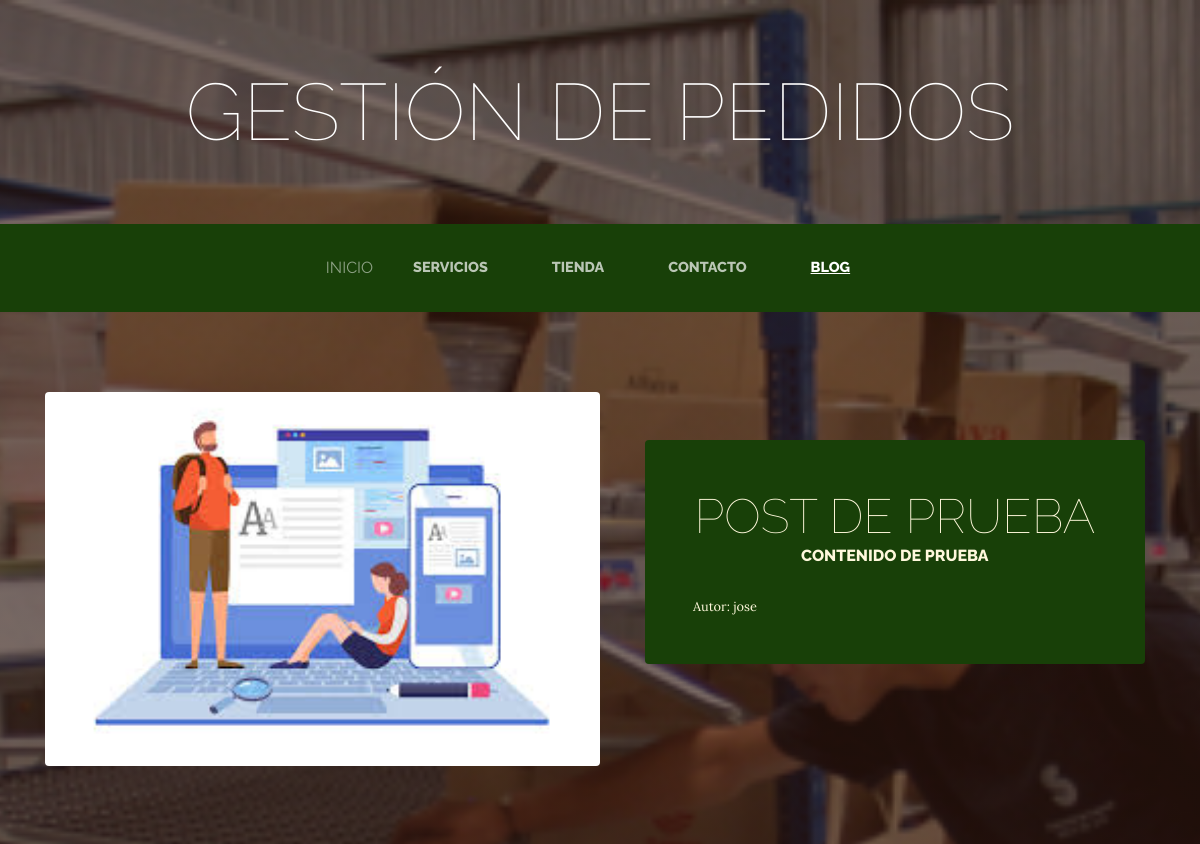
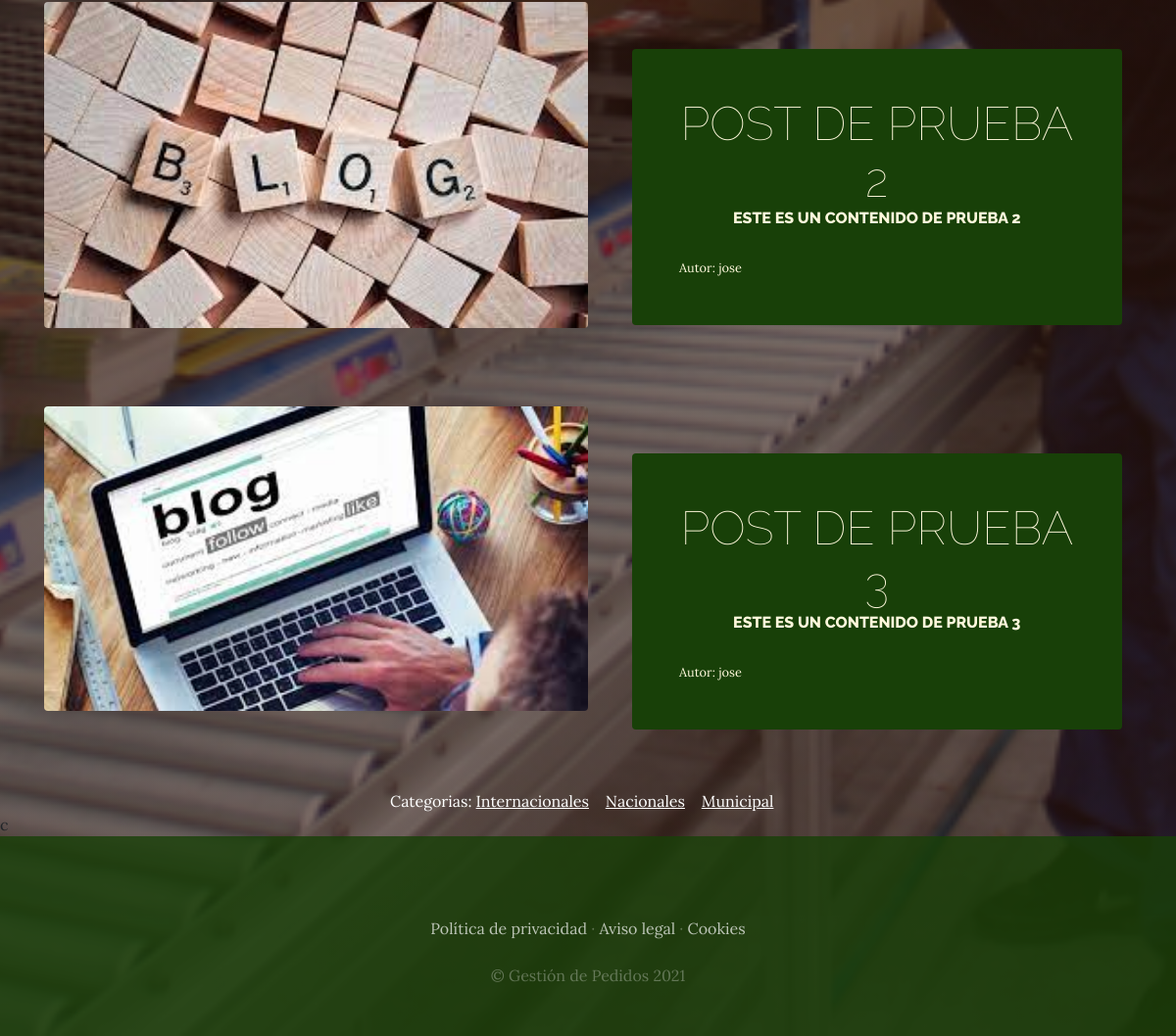
Screenshot of /blog/ with the database file from the repository (2 pictures, top to bottom).
### blog/models.py (models this page shows, shortened)
class Post(models.Model):
    titulo = models.CharField(max_length=50)
    contenido = models.CharField(max_length=50)
    imagen = models.ImageField(upload_to='blog', null = True, blank = True)
    autor = models.ForeignKey(User, on_delete=models.CASCADE)
    categorias = models.ManyToManyField(Categoria)
    created = models.DateTimeField(auto_now=True)
    updated = models.DateTimeField(auto_now=True)
    class Meta:
        verbose_name = 'post'
        verbose_name_plural = 'posts'

class Categoria(models.Model):
    nombre = models.CharField(max_length=50)
    created = models.DateTimeField(auto_now=True)
    updated = models.DateTimeField(auto_now=True)
    class Meta:
        verbose_name = 'categoria'
        verbose_name_plural = 'categorias'

### blog/views.py (the view)
# urls.py: 2. Add a URL to urlpatterns:  path('blog/', include('blog.urls'))
def blog(request):
    posts = Post.objects.all()
    return render(request, "blog/blog.html", {"posts": posts})

### blog/templates/blog/blog.html
{% extends "Proyectowebapp/base.html" %}
  {% load static %}
  {% block content %}
    {% for post in posts %}
      <section class="page-section clearfix">
        <div class="container">
          <div class="intro">
            <img class="intro-img img-fluid mb-3 mb-lg-0 rounded" src="{{post.imagen.url}}" alt="" style="width: 50%;">
            <div class="intro-text left-0 text-center bg-faded p-5 rounded">
              <h2 class="section-heading mb-4" >
                <span class="section-heading-lower">{{post.titulo}}</span>
                <span class="section-heading-upper">{{post.contenido}}</span>
              </h2>
              <div style="text-align: left; font-size: 0.8em">
                Autor: {{post.autor}}
              </div>
            </div>
          </div>
        </div>
      </section>
    {% endfor %}
    <section>
      <div style="width: 75%; margin: auto; text-align: center; color: white;">
        Categorias:
        {% for post in posts %}
          {% for categoria in post.categorias.all %}
            <a class="linksCategoria" href="{% url 'categoria' categoria.id %}">{{categoria.nombre}}</a>&nbsp;&nbsp;&nbsp;
          {% endfor %}
        {% endfor %}
      </div>
    </section>c
  {% endblock %}

### Proyectowebapp/static/Proyectowebapp/css/gestion.css (style rules this page uses)
body { font-family: 'Lora'; background: linear-gradient(rgba(47, 23, 15, 0.65), rgba(47, 23, 15, 0.65)), url("../img/bg_main.jpg"); background-attachment: fixed; background-position: center; background-size: cover; }
h1, h2, h3, h4, h5, h6 { font-family: 'Raleway'; }
.page-section { margin-top: 5rem; margin-bottom: 5rem; }
.section-heading { text-transform: uppercase; }
.section-heading .section-heading-upper { display: block; font-size: 1rem; font-weight: 800; padding-bottom:.5rem; }
.section-heading .section-heading-lower { display: block; font-size: 3rem; font-weight: 100; }
.bg-faded { background-color: rgba(255, 255, 255, 0.85); }
.intro { position: relative; }
@media (min-width: 992px) { .intro .intro-img { width: 75%; float: left; } }
@media (min-width: 992px) { .intro .intro-text { left: 600; width: 60%; margin-top: 3rem; background-color: rgba(24, 64, 8); color: cornsilk; position: absolute; } }
@media (min-width: 1200px) { .intro .intro-text { width: 45%; } }
.linksCategoria { color: white; text-decoration: underline; }

### rows the page displays
Post: imagen (picture), titulo "POST DE PRUEBA", contenido "CONTENIDO DE PRUEBA", autor "jose"
Post: imagen (picture), titulo "POST DE PRUEBA 2", contenido "ESTE ES UN CONTENIDO DE PRUEBA 2", autor "jose"
Post: imagen (picture), titulo "POST DE PRUEBA 3", contenido "ESTE ES UN CONTENIDO DE PRUEBA 3", autor "jose"
Categoria: nombre "Internacionales"
Categoria: nombre "Nacionales"
Categoria: nombre "Municipal"
